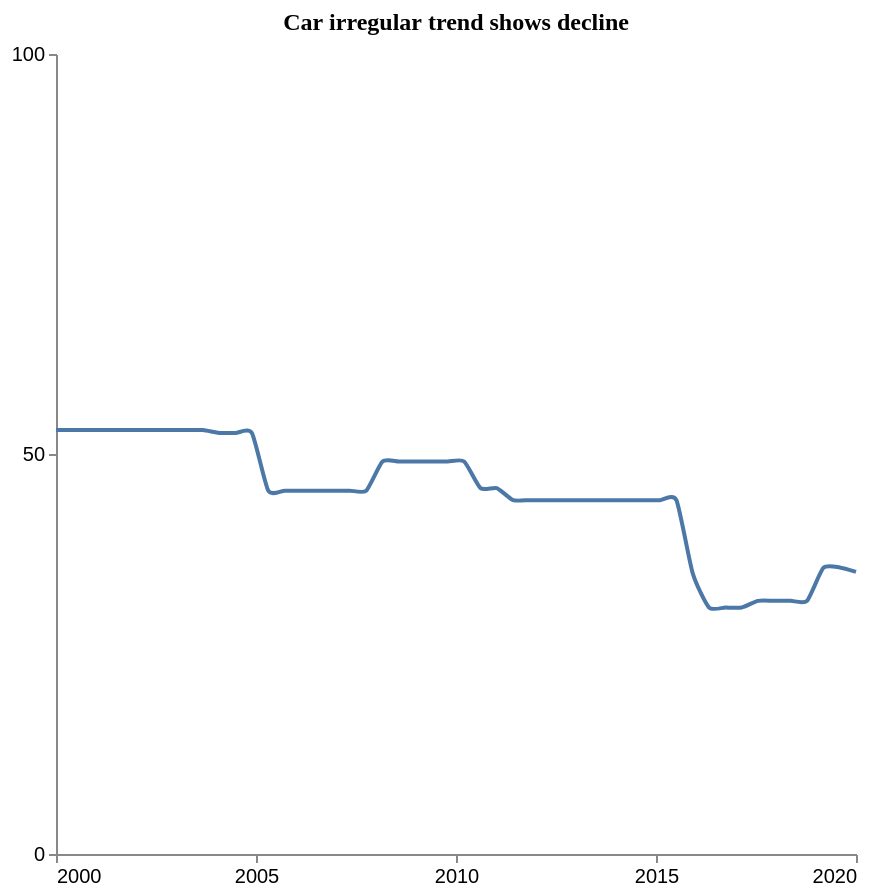

Here is the Vega-Lite specification saved for this chart:
### Vega-Lite specification from a JSON file in a GitHub repository (floating-point values rounded to 4 significant figures)
{"$schema": "https://vega.github.io/schema/vega-lite/v5.json", "description": "Pattern: Irregular", "data": {"values": [{"X": 2000.0, "Y": 53.0}, {"X": 2000.0, "Y": 53.0}, {"X": 2001.0, "Y": 53.0}, {"X": 2001.0, "Y": 53.0}, {"X": 2002.0, "Y": 53.0}, {"X": 2002.0, "Y": 53.0}, {"X": 2002.0, "Y": 53.0}, {"X": 2003.0, "Y": 53.0}, {"X": 2003.0, "Y": 53.0}, {"X": 2004.0, "Y": 53.0}, {"X": 2004.0, "Y": 52.63}, {"X": 2004.0, "Y": 52.63}, {"X": 2005.0, "Y": 52.63}, {"X": 2005.0, "Y": 45.42}, {"X": 2006.0, "Y": 45.42}, {"X": 2006.0, "Y": 45.42}, {"X": 2007.0, "Y": 45.42}, {"X": 2007.0, "Y": 45.42}, {"X": 2007.0, "Y": 45.42}, {"X": 2008.0, "Y": 45.42}, {"X": 2008.0, "Y": 49.07}, {"X": 2009.0, "Y": 49.07}, {"X": 2009.0, "Y": 49.07}, {"X": 2009.0, "Y": 49.07}, {"X": 2010.0, "Y": 49.07}, {"X": 2010.0, "Y": 49.07}, {"X": 2011.0, "Y": 45.74}, {"X": 2011.0, "Y": 45.74}, {"X": 2011.0, "Y": 44.23}, {"X": 2012.0, "Y": 44.23}, {"X": 2012.0, "Y": 44.23}, {"X": 2013.0, "Y": 44.23}, {"X": 2013.0, "Y": 44.23}, {"X": 2013.0, "Y": 44.23}, {"X": 2014.0, "Y": 44.23}, {"X": 2014.0, "Y": 44.23}, {"X": 2015.0, "Y": 44.23}, {"X": 2015.0, "Y": 44.23}, {"X": 2016.0, "Y": 44.23}, {"X": 2016.0, "Y": 35.08}, {"X": 2016.0, "Y": 30.81}, {"X": 2017.0, "Y": 30.81}, {"X": 2017.0, "Y": 30.81}, {"X": 2018.0, "Y": 31.64}, {"X": 2018.0, "Y": 31.64}, {"X": 2018.0, "Y": 31.64}, {"X": 2019.0, "Y": 31.64}, {"X": 2019.0, "Y": 35.76}, {"X": 2020.0, "Y": 35.82}, {"X": 2020.0, "Y": 35.28}]}, "mark": {"type": "line", "interpolate": "cardinal", "tension": 0.4}, "encoding": {"x": {"field": "X", "type": "quantitative", "title": "", "axis": {"grid": false, "format": "d", "values": [2000, 2005, 2010, 2015, 2020], "tickSize": 4}, "scale": {"domain": [2000, 2020]}}, "y": {"field": "Y", "type": "quantitative", "title": "", "axis": {"grid": false, "format": "d", "values": [0, 50, 100], "tickSize": 4, "tickOpacity": 1}, "scale": {"domain": [0, 100]}}}, "title": {"text": "Car irregular trend shows decline", "anchor": "middle", "font": "Tahoma", "fontSize": 12}, "config": {"lineBreak": "^", "view": {"stroke": null}}, "height": 400, "width": 400, "autosize": "pad"}
